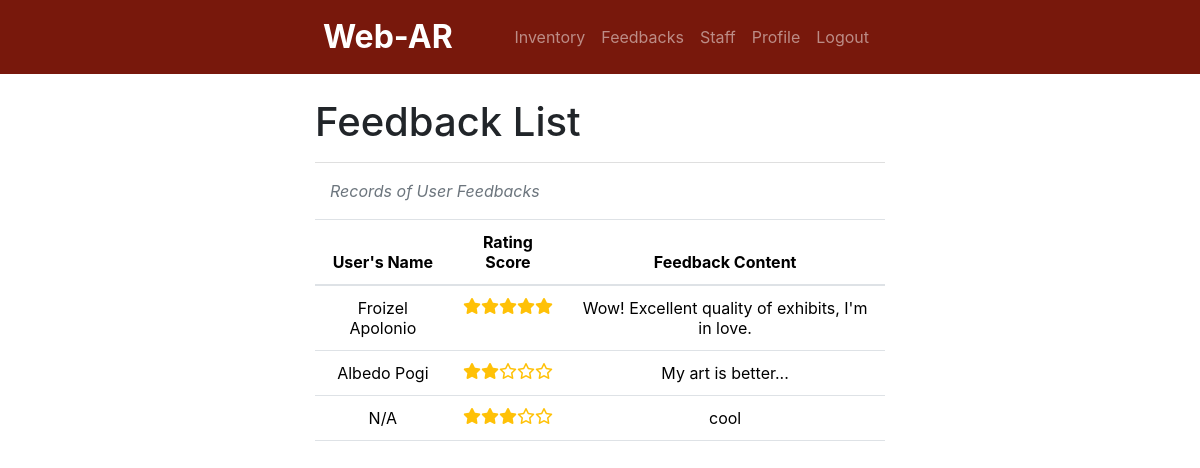
The app's page /inventory/feedback.php (signed in) with its own data.
### tables this page shows
CREATE TABLE `feedbacks` (
  `ID` int(11) NOT NULL,
  `userID` int(11) NOT NULL,
  `ratingScore` tinyint(1) NOT NULL,
  `feedbackContent` text NOT NULL
);

CREATE TABLE `user` (
  `userID` int(11) NOT NULL,
  `userFirstName` text DEFAULT NULL COMMENT 'optional',
  `userLastName` text DEFAULT NULL COMMENT 'optional',
  `userEmail` text NOT NULL
);

### inventory/feedback.php (the view, shortened to what this page needs)
<?php
    include '../header.php';
    include 'navbar.php';
    include '../db_connect.php';
?>
<div class="container w-50">
    <h1 class="text-start mt-4">Feedback List</h1>
    <hr style="height:1px;border-width:0;color:gray;background-color:gray">
    <div class="container d-flex justify-content-between align-items-center">
        <p class="text-muted fst-italic">Records of User Feedbacks</p>
    </div>
    <div class="table-responsive">
        <table class="table table-hover">
            <thead class="text-center">
                <tr>
                    <th scope="col">User's Name</th>
                    <th scope="col">Rating Score</th>
                    <th scope="col">Feedback Content</th>
                </tr>
            </thead>
            <tbody>
                <?php
                $q = "SELECT feedbacks.*, user.userFirstName, user.userLastName
                    FROM feedbacks
                    JOIN user ON feedbacks.userID = user.userID";
                $r = mysqli_query($conn, $q);
                while ($row = mysqli_fetch_assoc($r)) {
                    $userFirstName       = $row['userFirstName'];
                    $userLastName        = $row['userLastName'];
                    $userRating          = $row['ratingScore'];
                    $userFeedback        = $row['feedbackContent'];
                    ?>
                    <tr>
                        <td class="text-center"> <?php
                            $fullName = ($userFirstName && $userLastName) ? $userFirstName . ' ' . $userLastName : "N/A";
                            echo $fullName;
                            ?>
                        </td>
                        <td class="text-center">
                            <?php
                            for ($i = 1; $i <= 5; $i++) {
                                if ($i <= $userRating) {
                                    echo '<i class="fa-solid fa-star text-warning"></i>';
                                } else {
                                    echo '<i class="fa-regular fa-star text-warning"></i>';
                                }
                            }
                            ?>
                        </td>
                        <td class="text-center"><?php echo $userFeedback; ?></td>
                    </tr>
                <?php
                }
                ?>
            </tbody>
        </table>
    </div>
</div>

### records on screen
feedbacks: userID.userLastName "Froizel Apolonio", ratingScore 5 (drawn), feedbackContent "Wow! Excellent quality of exhibits, I'm in love."
feedbacks: userID.userLastName "Albedo Pogi", ratingScore 2 (drawn), feedbackContent "My art is better..."
feedbacks: fullName "N/A", ratingScore 3 (drawn), feedbackContent "cool"
